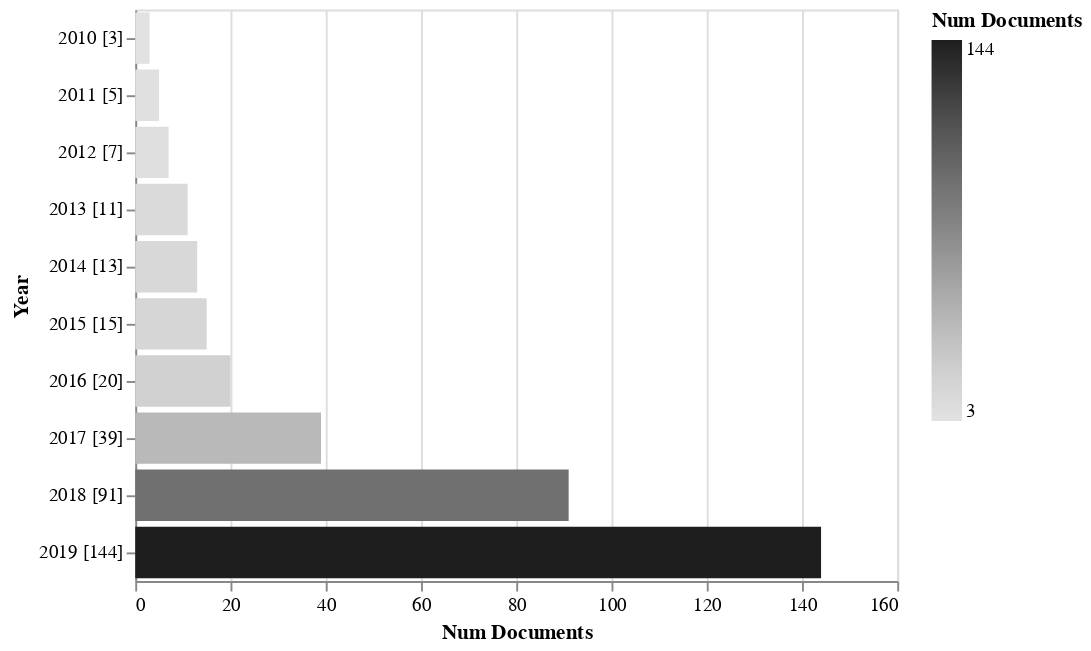

The notebook cell saved with this chart:
### Code cell
rdf.documents_by_year(cumulative=True).barhplot(library='altair')

### Figure 1 — Vega-Lite specification as saved in the notebook (floating-point values rounded to 4 significant figures)
{"$schema": "https://vega.github.io/schema/vega-lite/v3.4.0.json", "config": {"mark": {"tooltip": null}, "view": {"height": 300, "width": 400}}, "data": {"name": "data-39cc4f0c9870f7d6294d597d94cbdbce"}, "datasets": {"data-39cc4f0c9870f7d6294d597d94cbdbce": [{"ID": ["[*141*]", "[*142*]", "[*143*]"], "Num Documents": 3, "Year": "2010 [3]"}, {"ID": ["[*139*]", "[*140*]"], "Num Documents": 5, "Year": "2011 [5]"}, {"ID": ["[*137*]", "[*138*]"], "Num Documents": 7, "Year": "2012 [7]"}, {"ID": ["[*133*]", "[*134*]", "[*135*]", "[*136*]"], "Num Documents": 11, "Year": "2013 [11]"}, {"ID": ["[*131*]", "[*132*]"], "Num Documents": 13, "Year": "2014 [13]"}, {"ID": ["[*129*]", "[*130*]"], "Num Documents": 15, "Year": "2015 [15]"}, {"ID": ["[*124*]", "[*125*]", "[*126*]", "[*127*]", "[*128*]"], "Num Documents": 20, "Year": "2016 [20]"}, {"ID": ["[*105*]", "[*106*]", "[*107*]", "[*108*]", "[*109*]", "[*110*]", "[*111*]", "[*112*]", "[*113*]", "[*114*]", "[*115*]", "[*116*]", "[*117*]", "[*118*]", "[*119*]", "[*120*]", "[*121*]", "[*122*]", "[*123*]"], "Num Documents": 39, "Year": "2017 [39]"}, {"ID": ["[*53*]", "[*54*]", "[*55*]", "[*56*]", "[*57*]", "[*58*]", "[*59*]", "[*60*]", "[*61*]", "[*62*]", "[*63*]", "[*64*]", "[*65*]", "[*66*]", "[*67*]", "[*68*]", "[*69*]", "[*70*]", "[*71*]", "[*72*]", "[*73*]", "[*74*]", "[*75*]", "[*76*]", "[*77*]", "[*78*]", "[*79*]", "[*80*]", "[*81*]", "[*82*]", "[*83*]", "[*84*]", "[*85*]", "[*86*]", "[*87*]", "[*88*]", "[*89*]", "[*90*]", "[*91*]", "[*92*]", "[*93*]", "[*94*]", "[*95*]", "[*96*]", "[*97*]", "[*98*]", "[*99*]", "[*100*]", "[*101*]", "[*102*]", "[*103*]", "[*104*]"], "Num Documents": 91, "Year": "2018 [91]"}, {"ID": ["[*0*]", "[*1*]", "[*2*]", "[*3*]", "[*4*]", "[*5*]", "[*6*]", "[*7*]", "[*8*]", "[*9*]", "[*10*]", "[*11*]", "[*12*]", "[*13*]", "[*14*]", "[*15*]", "[*16*]", "[*17*]", "[*18*]", "[*19*]", "[*20*]", "[*21*]", "[*22*]", "[*23*]", "[*24*]", "[*25*]", "[*26*]", "[*27*]", "[*28*]", "[*29*]", "[*30*]", "[*31*]", "[*32*]", "[*33*]", "[*34*]", "[*35*]", "[*36*]", "[*37*]", "[*38*]", "[*39*]", "[*40*]", "[*41*]", "[*42*]", "[*43*]", "[*44*]", "[*45*]", "[*46*]", "[*47*]", "[*48*]", "[*49*]", "[*50*]", "[*51*]", "[*52*]"], "Num Documents": 144, "Year": "2019 [144]"}]}, "encoding": {"color": {"field": "Num Documents", "scale": {"scheme": "Greys"}, "type": "quantitative"}, "x": {"field": "Num Documents", "type": "quantitative"}, "y": {"field": "Year", "sort": {"field": "Num Documents:Q"}, "type": "nominal"}}, "mark": "bar"}
